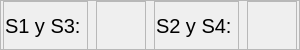
                      <widget class="QFrame" name="frame_124">
                       <property name="minimumSize">
                        <size>
                         <width>300</width>
                         <height>50</height>
                        </size>
                       </property>
                       <property name="maximumSize">
                        <size>
                         <width>300</width>
                         <height>50</height>
                        </size>
                       </property>
                       <property name="frameShape">
                        <enum>QFrame::StyledPanel</enum>
                       </property>
                       <property name="frameShadow">
                        <enum>QFrame::Raised</enum>
                       </property>
                       <layout class="QGridLayout" name="gridLayout_159">
                        <property name="leftMargin">
                         <number>0</number>
                        </property>
                        <property name="topMargin">
                         <number>0</number>
                        </property>
                        <property name="rightMargin">
                         <number>0</number>
                        </property>
                        <property name="bottomMargin">
                         <number>0</number>
                        </property>
                        <item row="0" column="0">
                         <widget class="QFrame" name="frame_125">
                          <property name="minimumSize">
                           <size>
                            <width>85</width>
                            <height>50</height>
                           </size>
                          </property>
                          <property name="maximumSize">
                           <size>
                            <width>85</width>
                            <height>50</height>
                           </size>
                          </property>
                          <property name="frameShape">
                           <enum>QFrame::StyledPanel</enum>
                          </property>
                          <property name="frameShadow">
                           <enum>QFrame::Raised</enum>
                          </property>
                          <layout class="QGridLayout" name="gridLayout_132">
                           <property name="leftMargin">
                            <number>0</number>
                           </property>
                           <property name="topMargin">
                            <number>0</number>
                           </property>
                           <property name="rightMargin">
                            <number>0</number>
                           </property>
                           <property name="bottomMargin">
                            <number>0</number>
                           </property>
                           <item row="0" column="0">
                            <widget class="QLabel" name="label_113">
                             <property name="minimumSize">
                              <size>
                               <width>80</width>
                               <height>30</height>
                              </size>
                             </property>
                             <property name="maximumSize">
                              <size>
                               <width>80</width>
                               <height>30</height>
                              </size>
                             </property>
                             <property name="styleSheet">
                              <string notr="true">QLabel{
qproperty-alignment: AlignRight;
font-size: 20px;
border: none;
}</string>
                             </property>
                             <property name="text">
                              <string>S1 y S3:</string>
                             </property>
                            </widget>
                           </item>
                          </layout>
                         </widget>
                        </item>
                        <item row="0" column="1">
                         <widget class="QFrame" name="frame_126">
                          <property name="minimumSize">
                           <size>
                            <width>50</width>
                            <height>50</height>
                           </size>
                          </property>
                          <property name="maximumSize">
                           <size>
                            <width>50</width>
                            <height>50</height>
                           </size>
                          </property>
                          <property name="frameShape">
                           <enum>QFrame::StyledPanel</enum>
                          </property>
                          <property name="frameShadow">
                           <enum>QFrame::Raised</enum>
                          </property>
                          <layout class="QHBoxLayout" name="horizontalLayout_12">
                           <property name="spacing">
                            <number>0</number>
                           </property>
                           <property name="leftMargin">
                            <number>0</number>
                           </property>
                           <property name="topMargin">
                            <number>0</number>
                           </property>
                           <property name="rightMargin">
                            <number>0</number>
                           </property>
                           <property name="bottomMargin">
                            <number>0</number>
                           </property>
                           <item>
                            <widget class="QLabel" name="O13_3">
                             <property name="minimumSize">
                              <size>
                               <width>40</width>
                               <height>40</height>
                              </size>
                             </property>
                             <property name="maximumSize">
                              <size>
                               <width>40</width>
                               <height>40</height>
                              </size>
                             </property>
                             <property name="styleSheet">
                              <string notr="true">QLabel{
border: none;
}</string>
                             </property>
                             <property name="text">
                              <string/>
                             </property>
                             <property name="pixmap">
                              <pixmap>../GUI Tesis/Empty.png</pixmap>
                             </property>
                             <property name="scaledContents">
                              <bool>true</bool>
                             </property>
                            </widget>
                           </item>
                          </layout>
                         </widget>
                        </item>
                        <item row="0" column="2">
                         <widget class="QFrame" name="frame_161">
                          <property name="minimumSize">
                           <size>
                            <width>85</width>
                            <height>50</height>
                           </size>
                          </property>
                          <property name="maximumSize">
                           <size>
                            <width>85</width>
                            <height>50</height>
                           </size>
                          </property>
                          <property name="frameShape">
                           <enum>QFrame::StyledPanel</enum>
                          </property>
                          <property name="frameShadow">
                           <enum>QFrame::Raised</enum>
                          </property>
                          <layout class="QGridLayout" name="gridLayout_133">
                           <property name="leftMargin">
                            <number>0</number>
                           </property>
                           <property name="topMargin">
                            <number>0</number>
                           </property>
                           <property name="rightMargin">
                            <number>0</number>
                           </property>
                           <property name="bottomMargin">
                            <number>0</number>
                           </property>
                           <item row="0" column="0">
                            <widget class="QLabel" name="label_135">
                             <property name="minimumSize">
                              <size>
                               <width>80</width>
                               <height>30</height>
                              </size>
                             </property>
                             <property name="maximumSize">
                              <size>
                               <width>80</width>
                               <height>30</height>
                              </size>
                             </property>
                             <property name="styleSheet">
                              <string notr="true">QLabel{
qproperty-alignment: AlignRight;
font-size: 20px;
border: none;
}</string>
                             </property>
                             <property name="text">
                              <string>S2 y S4:</string>
                             </property>
                            </widget>
                           </item>
                          </layout>
                         </widget>
                        </item>
                        <item row="0" column="3">
                         <widget class="QFrame" name="frame_162">
                          <property name="minimumSize">
                           <size>
                            <width>50</width>
                            <height>50</height>
                           </size>
                          </property>
                          <property name="maximumSize">
                           <size>
                            <width>50</width>
                            <height>50</height>
                           </size>
                          </property>
                          <property name="frameShape">
                           <enum>QFrame::StyledPanel</enum>
                          </property>
                          <property name="frameShadow">
                           <enum>QFrame::Raised</enum>
                          </property>
                          <layout class="QHBoxLayout" name="horizontalLayout_22">
                           <property name="spacing">
                            <number>0</number>
                           </property>
                           <property name="leftMargin">
                            <number>0</number>
                           </property>
                           <property name="topMargin">
                            <number>0</number>
                           </property>
                           <property name="rightMargin">
                            <number>0</number>
                           </property>
                           <property name="bottomMargin">
                            <number>0</number>
                           </property>
                           <item>
                            <widget class="QLabel" name="O24_3">
                             <property name="minimumSize">
                              <size>
                               <width>40</width>
                               <height>40</height>
                              </size>
                             </property>
                             <property name="maximumSize">
                              <size>
                               <width>40</width>
                               <height>40</height>
                              </size>
                             </property>
                             <property name="styleSheet">
                              <string notr="true">QLabel{
border: none;
}</string>
                             </property>
                             <property name="text">
                              <string/>
                             </property>
                             <property name="pixmap">
                              <pixmap>../GUI Tesis/Empty.png</pixmap>
                             </property>
                             <property name="scaledContents">
                              <bool>true</bool>
                             </property>
                            </widget>
                           </item>
                          </layout>
                         </widget>
                        </item>
                       </layout>
                      </widget>
